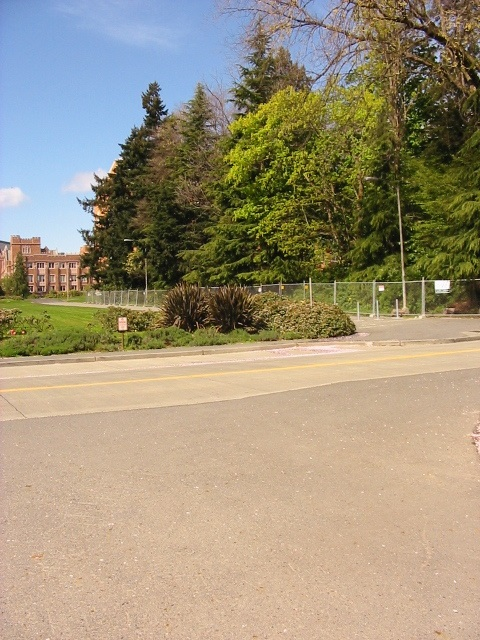
//> input picture 4_featuresMatch/data/left.jpg, 480 x 640 px
$ ./orb_self data/left.jpg data/right.jpg   (built with g++ and OpenCV 4)
//> lines starting //> are read from the running program, lines starting //| are printed output that depends on the picture
#include <opencv2/opencv.hpp>

#include <iostream>
#include <chrono>

#include <nmmintrin.h>

// ORB pattern
int ORB_pattern[256 * 4] = {
  8, -3, 9, 5/*mean (0), correlation (0)*/,
  4, 2, 7, -12/*mean (1.12461e-05), correlation (0.0437584)*/,
  -11, 9, -8, 2/*mean (3.37382e-05), correlation (0.0617409)*/,
  7, -12, 12, -13/*mean (5.62303e-05), correlation (0.0636977)*/,
  2, -13, 2, 12/*mean (0.000134953), correlation (0.085099)*/,
  1, -7, 1, 6/*mean (0.000528565), correlation (0.0857175)*/,
  -2, -10, -2, -4/*mean (0.0188821), correlation (0.0985774)*/,
  -13, -13, -11, -8/*mean (0.0363135), correlation (0.0899616)*/,
  -13, -3, -12, -9/*mean (0.121806), correlation (0.099849)*/,
  10, 4, 11, 9/*mean (0.122065), correlation (0.093285)*/,
  -13, -8, -8, -9/*mean (0.162787), correlation (0.0942748)*/,
  -11, 7, -9, 12/*mean (0.21561), correlation (0.0974438)*/,
  7, 7, 12, 6/*mean (0.160583), correlation (0.130064)*/,
  -4, -5, -3, 0/*mean (0.228171), correlation (0.132998)*/,
  -13, 2, -12, -3/*mean (0.00997526), correlation (0.145926)*/,
  -9, 0, -7, 5/*mean (0.198234), correlation (0.143636)*/,
  12, -6, 12, -1/*mean (0.0676226), correlation (0.16689)*/,
  -3, 6, -2, 12/*mean (0.166847), correlation (0.171682)*/,
  -6, -13, -4, -8/*mean (0.101215), correlation (0.179716)*/,
  11, -13, 12, -8/*mean (0.200641), correlation (0.192279)*/,
  4, 7, 5, 1/*mean (0.205106), correlation (0.186848)*/,
  5, -3, 10, -3/*mean (0.234908), correlation (0.192319)*/,
  3, -7, 6, 12/*mean (0.0709964), correlation (0.210872)*/,
  -8, -7, -6, -2/*mean (0.0939834), correlation (0.212589)*/,
  -2, 11, -1, -10/*mean (0.127778), correlation (0.20866)*/,
  -13, 12, -8, 10/*mean (0.14783), correlation (0.206356)*/,
  -7, 3, -5, -3/*mean (0.182141), correlation (0.198942)*/,
  -4, 2, -3, 7/*mean (0.188237), correlation (0.21384)*/,
  -10, -12, -6, 11/*mean (0.14865), correlation (0.23571)*/,
  5, -12, 6, -7/*mean (0.222312), correlation (0.23324)*/,
  5, -6, 7, -1/*mean (0.229082), correlation (0.23389)*/,
  1, 0, 4, -5/*mean (0.241577), correlation (0.215286)*/,
  9, 11, 11, -13/*mean (0.00338507), correlation (0.251373)*/,
  4, 7, 4, 12/*mean (0.131005), correlation (0.257622)*/,
  2, -1, 4, 4/*mean (0.152755), correlation (0.255205)*/,
  -4, -12, -2, 7/*mean (0.182771), correlation (0.244867)*/,
  -8, -5, -7, -10/*mean (0.186898), correlation (0.23901)*/,
  4, 11, 9, 12/*mean (0.226226), correlation (0.258255)*/,
  0, -8, 1, -13/*mean (0.0897886), correlation (0.274827)*/,
  -13, -2, -8, 2/*mean (0.148774), correlation (0.28065)*/,
  -3, -2, -2, 3/*mean (0.153048), correlation (0.283063)*/,
  -6, 9, -4, -9/*mean (0.169523), correlation (0.278248)*/,
  8, 12, 10, 7/*mean (0.225337), correlation (0.282851)*/,
  0, 9, 1, 3/*mean (0.226687), correlation (0.278734)*/,
  7, -5, 11, -10/*mean (0.00693882), correlation (0.305161)*/,
  -13, -6, -11, 0/*mean (0.0227283), correlation (0.300181)*/,
  10, 7, 12, 1/*mean (0.125517), correlation (0.31089)*/,
  -6, -3, -6, 12/*mean (0.131748), correlation (0.312779)*/,
  10, -9, 12, -4/*mean (0.144827), correlation (0.292797)*/,
  -13, 8, -8, -12/*mean (0.149202), correlation (0.308918)*/,
  -13, 0, -8, -4/*mean (0.160909), correlation (0.310013)*/,
  3, 3, 7, 8/*mean (0.177755), correlation (0.309394)*/,
  5, 7, 10, -7/*mean (0.212337), correlation (0.310315)*/,
  -1, 7, 1, -12/*mean (0.214429), correlation (0.311933)*/,
  3, -10, 5, 6/*mean (0.235807), correlation (0.313104)*/,
  2, -4, 3, -10/*mean (0.00494827), correlation (0.344948)*/,
  -13, 0, -13, 5/*mean (0.0549145), correlation (0.344675)*/,
  -13, -7, -12, 12/*mean (0.103385), correlation (0.342715)*/,
  -13, 3, -11, 8/*mean (0.134222), correlation (0.322922)*/,
  -7, 12, -4, 7/*mean (0.153284), correlation (0.337061)*/,
  6, -10, 12, 8/*mean (0.154881), correlation (0.329257)*/,
  -9, -1, -7, -6/*mean (0.200967), correlation (0.33312)*/,
  -2, -5, 0, 12/*mean (0.201518), correlation (0.340635)*/,
  -12, 5, -7, 5/*mean (0.207805), correlation (0.335631)*/,
  3, -10, 8, -13/*mean (0.224438), correlation (0.34504)*/,
  -7, -7, -4, 5/*mean (0.239361), correlation (0.338053)*/,
  -3, -2, -1, -7/*mean (0.240744), correlation (0.344322)*/,
  2, 9, 5, -11/*mean (0.242949), correlation (0.34145)*/,
  -11, -13, -5, -13/*mean (0.244028), correlation (0.336861)*/,
  -1, 6, 0, -1/*mean (0.247571), correlation (0.343684)*/,
  5, -3, 5, 2/*mean (0.000697256), correlation (0.357265)*/,
  -4, -13, -4, 12/*mean (0.00213675), correlation (0.373827)*/,
  -9, -6, -9, 6/*mean (0.0126856), correlation (0.373938)*/,
  -12, -10, -8, -4/*mean (0.0152497), correlation (0.364237)*/,
  10, 2, 12, -3/*mean (0.0299933), correlation (0.345292)*/,
  7, 12, 12, 12/*mean (0.0307242), correlation (0.366299)*/,
  -7, -13, -6, 5/*mean (0.0534975), correlation (0.368357)*/,
  -4, 9, -3, 4/*mean (0.099865), correlation (0.372276)*/,
  7, -1, 12, 2/*mean (0.117083), correlation (0.364529)*/,
  -7, 6, -5, 1/*mean (0.126125), correlation (0.369606)*/,
  -13, 11, -12, 5/*mean (0.130364), correlation (0.358502)*/,
  -3, 7, -2, -6/*mean (0.131691), correlation (0.375531)*/,
  7, -8, 12, -7/*mean (0.160166), correlation (0.379508)*/,
  -13, -7, -11, -12/*mean (0.167848), correlation (0.353343)*/,
  1, -3, 12, 12/*mean (0.183378), correlation (0.371916)*/,
  2, -6, 3, 0/*mean (0.228711), correlation (0.371761)*/,
  -4, 3, -2, -13/*mean (0.247211), correlation (0.364063)*/,
  -1, -13, 1, 9/*mean (0.249325), correlation (0.378139)*/,
  7, 1, 8, -6/*mean (0.000652272), correlation (0.411682)*/,
  1, -1, 3, 12/*mean (0.00248538), correlation (0.392988)*/,
  9, 1, 12, 6/*mean (0.0206815), correlation (0.386106)*/,
  -1, -9, -1, 3/*mean (0.0364485), correlation (0.410752)*/,
  -13, -13, -10, 5/*mean (0.0376068), correlation (0.398374)*/,
  7, 7, 10, 12/*mean (0.0424202), correlation (0.405663)*/,
  12, -5, 12, 9/*mean (0.0942645), correlation (0.410422)*/,
  6, 3, 7, 11/*mean (0.1074), correlation (0.413224)*/,
  5, -13, 6, 10/*mean (0.109256), correlation (0.408646)*/,
  2, -12, 2, 3/*mean (0.131691), correlation (0.416076)*/,
  3, 8, 4, -6/*mean (0.165081), correlation (0.417569)*/,
  2, 6, 12, -13/*mean (0.171874), correlation (0.408471)*/,
  9, -12, 10, 3/*mean (0.175146), correlation (0.41296)*/,
  -8, 4, -7, 9/*mean (0.183682), correlation (0.402956)*/,
  -11, 12, -4, -6/*mean (0.184672), correlation (0.416125)*/,
  1, 12, 2, -8/*mean (0.191487), correlation (0.386696)*/,
  6, -9, 7, -4/*mean (0.192668), correlation (0.394771)*/,
  2, 3, 3, -2/*mean (0.200157), correlation (0.408303)*/,
  6, 3, 11, 0/*mean (0.204588), correlation (0.411762)*/,
  3, -3, 8, -8/*mean (0.205904), correlation (0.416294)*/,
  7, 8, 9, 3/*mean (0.213237), correlation (0.409306)*/,
  -11, -5, -6, -4/*mean (0.243444), correlation (0.395069)*/,
  -10, 11, -5, 10/*mean (0.247672), correlation (0.413392)*/,
  -5, -8, -3, 12/*mean (0.24774), correlation (0.411416)*/,
  -10, 5, -9, 0/*mean (0.00213675), correlation (0.454003)*/,
  8, -1, 12, -6/*mean (0.0293635), correlation (0.455368)*/,
  4, -6, 6, -11/*mean (0.0404971), correlation (0.457393)*/,
  -10, 12, -8, 7/*mean (0.0481107), correlation (0.448364)*/,
  4, -2, 6, 7/*mean (0.050641), correlation (0.455019)*/,
  -2, 0, -2, 12/*mean (0.0525978), correlation (0.44338)*/,
  -5, -8, -5, 2/*mean (0.0629667), correlation (0.457096)*/,
  7, -6, 10, 12/*mean (0.0653846), correlation (0.445623)*/,
  -9, -13, -8, -8/*mean (0.0858749), correlation (0.449789)*/,
  -5, -13, -5, -2/*mean (0.122402), correlation (0.450201)*/,
  8, -8, 9, -13/*mean (0.125416), correlation (0.453224)*/,
  -9, -11, -9, 0/*mean (0.130128), correlation (0.458724)*/,
  1, -8, 1, -2/*mean (0.132467), correlation (0.440133)*/,
  7, -4, 9, 1/*mean (0.132692), correlation (0.454)*/,
  -2, 1, -1, -4/*mean (0.135695), correlation (0.455739)*/,
  11, -6, 12, -11/*mean (0.142904), correlation (0.446114)*/,
  -12, -9, -6, 4/*mean (0.146165), correlation (0.451473)*/,
  3, 7, 7, 12/*mean (0.147627), correlation (0.456643)*/,
  5, 5, 10, 8/*mean (0.152901), correlation (0.455036)*/,
  0, -4, 2, 8/*mean (0.167083), correlation (0.459315)*/,
  -9, 12, -5, -13/*mean (0.173234), correlation (0.454706)*/,
  0, 7, 2, 12/*mean (0.18312), correlation (0.433855)*/,
  -1, 2, 1, 7/*mean (0.185504), correlation (0.443838)*/,
  5, 11, 7, -9/*mean (0.185706), correlation (0.451123)*/,
  3, 5, 6, -8/*mean (0.188968), correlation (0.455808)*/,
  -13, -4, -8, 9/*mean (0.191667), correlation (0.459128)*/,
  -5, 9, -3, -3/*mean (0.193196), correlation (0.458364)*/,
  -4, -7, -3, -12/*mean (0.196536), correlation (0.455782)*/,
  6, 5, 8, 0/*mean (0.1972), correlation (0.450481)*/,
  -7, 6, -6, 12/*mean (0.199438), correlation (0.458156)*/,
  -13, 6, -5, -2/*mean (0.211224), correlation (0.449548)*/,
  1, -10, 3, 10/*mean (0.211718), correlation (0.440606)*/,
  4, 1, 8, -4/*mean (0.213034), correlation (0.443177)*/,
  -2, -2, 2, -13/*mean (0.234334), correlation (0.455304)*/,
  2, -12, 12, 12/*mean (0.235684), correlation (0.443436)*/,
  -2, -13, 0, -6/*mean (0.237674), correlation (0.452525)*/,
  4, 1, 9, 3/*mean (0.23962), correlation (0.444824)*/,
  -6, -10, -3, -5/*mean (0.248459), correlation (0.439621)*/,
  -3, -13, -1, 1/*mean (0.249505), correlation (0.456666)*/,
  7, 5, 12, -11/*mean (0.00119208), correlation (0.495466)*/,
  4, -2, 5, -7/*mean (0.00372245), correlation (0.484214)*/,
  -13, 9, -9, -5/*mean (0.00741116), correlation (0.499854)*/,
  7, 1, 8, 6/*mean (0.0208952), correlation (0.499773)*/,
  7, -8, 7, 6/*mean (0.0220085), correlation (0.501609)*/,
  -7, -4, -7, 1/*mean (0.0233806), correlation (0.496568)*/,
  -8, 11, -7, -8/*mean (0.0236505), correlation (0.489719)*/,
  -13, 6, -12, -8/*mean (0.0268781), correlation (0.503487)*/,
  2, 4, 3, 9/*mean (0.0323324), correlation (0.501938)*/,
  10, -5, 12, 3/*mean (0.0399235), correlation (0.494029)*/,
  -6, -5, -6, 7/*mean (0.0420153), correlation (0.486579)*/,
  8, -3, 9, -8/*mean (0.0548021), correlation (0.484237)*/,
  2, -12, 2, 8/*mean (0.0616622), correlation (0.496642)*/,
  -11, -2, -10, 3/*mean (0.0627755), correlation (0.498563)*/,
  -12, -13, -7, -9/*mean (0.0829622), correlation (0.495491)*/,
  -11, 0, -10, -5/*mean (0.0843342), correlation (0.487146)*/,
  5, -3, 11, 8/*mean (0.0929937), correlation (0.502315)*/,
  -2, -13, -1, 12/*mean (0.113327), correlation (0.48941)*/,
  -1, -8, 0, 9/*mean (0.132119), correlation (0.467268)*/,
  -13, -11, -12, -5/*mean (0.136269), correlation (0.498771)*/,
  -10, -2, -10, 11/*mean (0.142173), correlation (0.498714)*/,
  -3, 9, -2, -13/*mean (0.144141), correlation (0.491973)*/,
  2, -3, 3, 2/*mean (0.14892), correlation (0.500782)*/,
  -9, -13, -4, 0/*mean (0.150371), correlation (0.498211)*/,
  -4, 6, -3, -10/*mean (0.152159), correlation (0.495547)*/,
  -4, 12, -2, -7/*mean (0.156152), correlation (0.496925)*/,
  -6, -11, -4, 9/*mean (0.15749), correlation (0.499222)*/,
  6, -3, 6, 11/*mean (0.159211), correlation (0.503821)*/,
  -13, 11, -5, 5/*mean (0.162427), correlation (0.501907)*/,
  11, 11, 12, 6/*mean (0.16652), correlation (0.497632)*/,
  7, -5, 12, -2/*mean (0.169141), correlation (0.484474)*/,
  -1, 12, 0, 7/*mean (0.169456), correlation (0.495339)*/,
  -4, -8, -3, -2/*mean (0.171457), correlation (0.487251)*/,
  -7, 1, -6, 7/*mean (0.175), correlation (0.500024)*/,
  -13, -12, -8, -13/*mean (0.175866), correlation (0.497523)*/,
  -7, -2, -6, -8/*mean (0.178273), correlation (0.501854)*/,
  -8, 5, -6, -9/*mean (0.181107), correlation (0.494888)*/,
  -5, -1, -4, 5/*mean (0.190227), correlation (0.482557)*/,
  -13, 7, -8, 10/*mean (0.196739), correlation (0.496503)*/,
  1, 5, 5, -13/*mean (0.19973), correlation (0.499759)*/,
  1, 0, 10, -13/*mean (0.204465), correlation (0.49873)*/,
  9, 12, 10, -1/*mean (0.209334), correlation (0.49063)*/,
  5, -8, 10, -9/*mean (0.211134), correlation (0.503011)*/,
  -1, 11, 1, -13/*mean (0.212), correlation (0.499414)*/,
  -9, -3, -6, 2/*mean (0.212168), correlation (0.480739)*/,
  -1, -10, 1, 12/*mean (0.212731), correlation (0.502523)*/,
  -13, 1, -8, -10/*mean (0.21327), correlation (0.489786)*/,
  8, -11, 10, -6/*mean (0.214159), correlation (0.488246)*/,
  2, -13, 3, -6/*mean (0.216993), correlation (0.50287)*/,
  7, -13, 12, -9/*mean (0.223639), correlation (0.470502)*/,
  -10, -10, -5, -7/*mean (0.224089), correlation (0.500852)*/,
  -10, -8, -8, -13/*mean (0.228666), correlation (0.502629)*/,
  4, -6, 8, 5/*mean (0.22906), correlation (0.498305)*/,
  3, 12, 8, -13/*mean (0.233378), correlation (0.503825)*/,
  -4, 2, -3, -3/*mean (0.234323), correlation (0.476692)*/,
  5, -13, 10, -12/*mean (0.236392), correlation (0.475462)*/,
  4, -13, 5, -1/*mean (0.236842), correlation (0.504132)*/,
  -9, 9, -4, 3/*mean (0.236977), correlation (0.497739)*/,
  0, 3, 3, -9/*mean (0.24314), correlation (0.499398)*/,
  -12, 1, -6, 1/*mean (0.243297), correlation (0.489447)*/,
  3, 2, 4, -8/*mean (0.00155196), correlation (0.553496)*/,
  -10, -10, -10, 9/*mean (0.00239541), correlation (0.54297)*/,
  8, -13, 12, 12/*mean (0.0034413), correlation (0.544361)*/,
  -8, -12, -6, -5/*mean (0.003565), correlation (0.551225)*/,
  2, 2, 3, 7/*mean (0.00835583), correlation (0.55285)*/,
  10, 6, 11, -8/*mean (0.00885065), correlation (0.540913)*/,
  6, 8, 8, -12/*mean (0.0101552), correlation (0.551085)*/,
  -7, 10, -6, 5/*mean (0.0102227), correlation (0.533635)*/,
  -3, -9, -3, 9/*mean (0.0110211), correlation (0.543121)*/,
  -1, -13, -1, 5/*mean (0.0113473), correlation (0.550173)*/,
  -3, -7, -3, 4/*mean (0.0140913), correlation (0.554774)*/,
  -8, -2, -8, 3/*mean (0.017049), correlation (0.55461)*/,
  4, 2, 12, 12/*mean (0.01778), correlation (0.546921)*/,
  2, -5, 3, 11/*mean (0.0224022), correlation (0.549667)*/,
  6, -9, 11, -13/*mean (0.029161), correlation (0.546295)*/,
  3, -1, 7, 12/*mean (0.0303081), correlation (0.548599)*/,
  11, -1, 12, 4/*mean (0.0355151), correlation (0.523943)*/,
  -3, 0, -3, 6/*mean (0.0417904), correlation (0.543395)*/,
  4, -11, 4, 12/*mean (0.0487292), correlation (0.542818)*/,
  2, -4, 2, 1/*mean (0.0575124), correlation (0.554888)*/,
  -10, -6, -8, 1/*mean (0.0594242), correlation (0.544026)*/,
  -13, 7, -11, 1/*mean (0.0597391), correlation (0.550524)*/,
  -13, 12, -11, -13/*mean (0.0608974), correlation (0.55383)*/,
  6, 0, 11, -13/*mean (0.065126), correlation (0.552006)*/,
  0, -1, 1, 4/*mean (0.074224), correlation (0.546372)*/,
  -13, 3, -9, -2/*mean (0.0808592), correlation (0.554875)*/,
  -9, 8, -6, -3/*mean (0.0883378), correlation (0.551178)*/,
  -13, -6, -8, -2/*mean (0.0901035), correlation (0.548446)*/,
  5, -9, 8, 10/*mean (0.0949843), correlation (0.554694)*/,
  2, 7, 3, -9/*mean (0.0994152), correlation (0.550979)*/,
  -1, -6, -1, -1/*mean (0.10045), correlation (0.552714)*/,
  9, 5, 11, -2/*mean (0.100686), correlation (0.552594)*/,
  11, -3, 12, -8/*mean (0.101091), correlation (0.532394)*/,
  3, 0, 3, 5/*mean (0.101147), correlation (0.525576)*/,
  -1, 4, 0, 10/*mean (0.105263), correlation (0.531498)*/,
  3, -6, 4, 5/*mean (0.110785), correlation (0.540491)*/,
  -13, 0, -10, 5/*mean (0.112798), correlation (0.536582)*/,
  5, 8, 12, 11/*mean (0.114181), correlation (0.555793)*/,
  8, 9, 9, -6/*mean (0.117431), correlation (0.553763)*/,
  7, -4, 8, -12/*mean (0.118522), correlation (0.553452)*/,
  -10, 4, -10, 9/*mean (0.12094), correlation (0.554785)*/,
  7, 3, 12, 4/*mean (0.122582), correlation (0.555825)*/,
  9, -7, 10, -2/*mean (0.124978), correlation (0.549846)*/,
  7, 0, 12, -2/*mean (0.127002), correlation (0.537452)*/,
  -1, -6, 0, -11/*mean (0.127148), correlation (0.547401)*/
};

typedef std::vector<uint32_t> DescType;

void ComputeORB(const cv::Mat &img, std::vector<cv::KeyPoint> &keypoints, std::vector<DescType> &descriptors)
{
   const int half_patch_size = 8;
    const int half_boundary = 16;
    int bad_points = 0;
    for (auto &kp: keypoints)
    {
        if (kp.pt.x < half_boundary || kp.pt.y < half_boundary ||
            kp.pt.x >= img.cols - half_boundary || kp.pt.y >= img.rows - half_boundary)
        {
            // outside
            bad_points++;
            descriptors.push_back({});
            continue;
        }

        float m01 = 0, m10 = 0;
        for (int dx = -half_patch_size; dx < half_patch_size; ++dx)
        {
            for (int dy = -half_patch_size; dy < half_patch_size; ++dy)
            {
                uchar pixel = img.at<uchar>(kp.pt.y + dy, kp.pt.x + dx);
                m10 += dx * pixel;
                m01 += dy * pixel;
            }
        }

        // angle should be arc tan(m01/m10);
        float m_sqrt = sqrt(m01 * m01 + m10 * m10) + 1e-18; // avoid divide by zero
        float sin_theta = m01 / m_sqrt;
        float cos_theta = m10 / m_sqrt;

        // compute the angle of this point
        DescType desc(8, 0);
        for (int i = 0; i < 8; i++)
        {
            uint32_t d = 0;
            for (int k = 0; k < 32; k++)
            {
                int idx_pq = i * 32 + k;
                cv::Point2f p(ORB_pattern[idx_pq * 4], ORB_pattern[idx_pq * 4 + 1]);
                cv::Point2f q(ORB_pattern[idx_pq * 4 + 2], ORB_pattern[idx_pq * 4 + 3]);

                // rotate with theta
                cv::Point2f pp = cv::Point2f(cos_theta * p.x - sin_theta * p.y, sin_theta * p.x + cos_theta * p.y)
                                + kp.pt;
                cv::Point2f qq = cv::Point2f(cos_theta * q.x - sin_theta * q.y, sin_theta * q.x + cos_theta * q.y)
                                + kp.pt;
                if (img.at<uchar>(pp.y, pp.x) < img.at<uchar>(qq.y, qq.x))
                {
                    d |= 1 << k;
                }
            }
            desc[i] = d;
        }
        descriptors.push_back(desc);
    }

    std::cout << "bad/total: " << bad_points << "/" << keypoints.size() << std::endl;
}

void BfMatch(const std::vector<DescType> &desc1, const std::vector<DescType> &desc2, std::vector<cv::DMatch> &matches)
{

    const int d_max = 40;

    for (size_t i1 = 0; i1 < desc1.size(); ++i1)
    {
        if (desc1[i1].empty()) continue;

        cv::DMatch m{(int)i1, 0, 256};
        for (size_t i2 = 0; i2 < desc2.size(); ++i2)
        {
            if (desc2[i2].empty()) continue;

            int distance = 0;
            for (int k = 0; k < 8; k++)
            {
                distance += _mm_popcnt_u32(desc1[i1][k] ^ desc2[i2][k]);
            }

            if (distance < d_max && distance < m.distance)
            {
                m.distance = distance;
                m.trainIdx = i2;
            }
        }

        if (m.distance < d_max)
        {
            matches.push_back(m);
        }
    }
}


int main(int argc, char *argv[])
{
    if (argc != 3)
    {
        std::cerr << "usage: ./orb_self 1.png 2.png" << std::endl;
        exit(EXIT_FAILURE);
    }

    cv::Mat img1 = cv::imread(argv[1], 0);
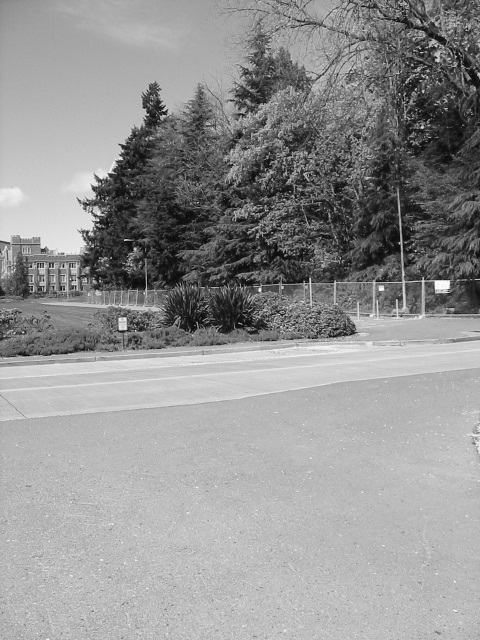
//> img1: 640 rows x 480 cols, CV_8UC1; min 0, max 255, mean 147.8
    cv::Mat img2 = cv::imread(argv[2], 0);
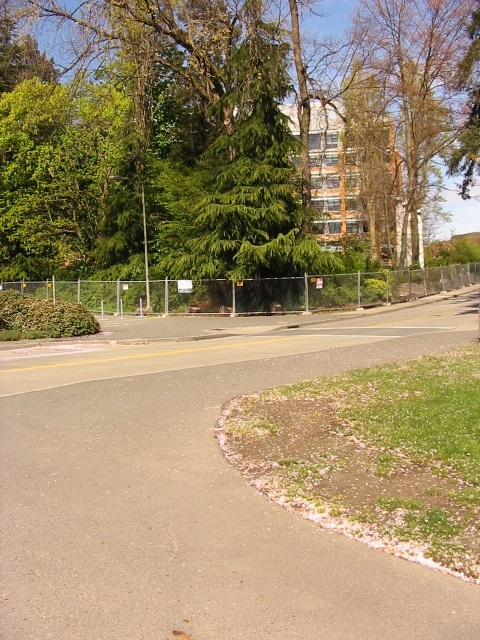
//> input picture 4_featuresMatch/data/right.jpg, 480 x 640 px
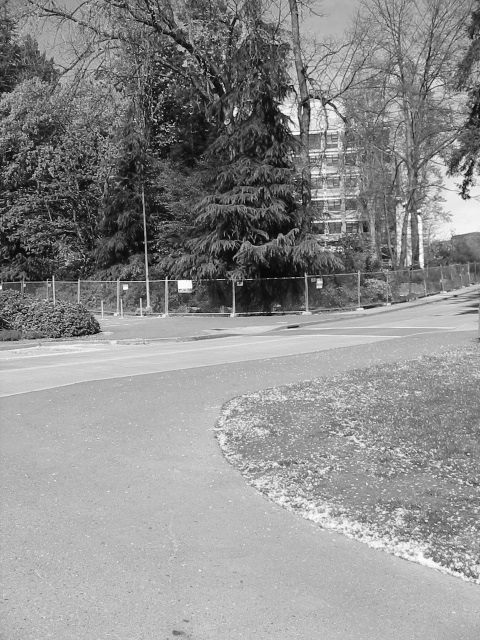
//> img2: 640 rows x 480 cols, CV_8UC1; min 0, max 255, mean 141.6
    assert(img1.data != nullptr &&  img2.data != nullptr);

    // Step1: Detect Corners
    std::chrono::steady_clock::time_point t1 = std::chrono::steady_clock::now();

    std::vector<cv::KeyPoint> points1;
    cv::FAST(img1, points1, 40);
//> points1 = 2858 keypoints; strongest (x, y, size): (399, 243, 7), (121, 158, 7), (120, 155, 7), (420, 48, 7)
    std::vector<DescType> descriptors1;
    ComputeORB(img1, points1, descriptors1);
//> the loop in ComputeORB, `for (auto &kp: keypoints)` made 2858 passes
//> kp on passes 1 to 12: keypoint at (267, 3), size 7, keypoint at (348, 3), size 7, keypoint at (355, 3), size 7, keypoint at (386, 3), size 7, keypoint at (395, 3), size 7, keypoint at (400, 3), size 7, keypoint at (405, 3), size 7, keypoint at (269, 4), size 7, keypoint at (281, 4), size 7, keypoint at (357, 4), size 7, keypoint at (376, 4), size 7, keypoint at (379, 4), size 7
//> after the loop in ComputeORB, `for (auto &kp: keypoints)`: bad_points = 204; descriptors = 2858 items
//| bad/total: 204/2858
//> descriptors1 = 2858 items

    std::vector<cv::KeyPoint> points2;
    cv::FAST(img2, points2, 40);
//> points2 = 4561 keypoints; strongest (x, y, size): (317, 287, 7), (279, 106, 7), (168, 84, 7), (234, 114, 7)
    std::vector<DescType> descriptors2;
    ComputeORB(img2, points2, descriptors2);
//> the loop in ComputeORB (call 2), `for (auto &kp: keypoints)` made 4561 passes
//> kp on passes 1 to 12: keypoint at (32, 3), size 7, keypoint at (52, 3), size 7, keypoint at (83, 3), size 7, keypoint at (119, 3), size 7, keypoint at (123, 3), size 7, keypoint at (235, 3), size 7, keypoint at (301, 3), size 7, keypoint at (404, 3), size 7, keypoint at (37, 4), size 7, keypoint at (114, 4), size 7, keypoint at (136, 4), size 7, keypoint at (153, 4), size 7
//| bad/total: 415/4561
//> descriptors2 = 4561 items

    std::chrono::steady_clock::time_point t2 = std::chrono::steady_clock::now();
    std::chrono::duration<double> time_used = std::chrono::duration_cast<std::chrono::duration<double>>(t2 - t1);
    std::cout << "extract ORB cost = " << time_used.count() << " seconds." << std::endl;

    std::vector<cv::DMatch> matches;
    t1 = std::chrono::steady_clock::now();
    BfMatch(descriptors1, descriptors2, matches);
//> after the loop in BfMatch, `for (size_t i1 = 0; i1 < desc1.size(); ++i1)`: matches = 17 matches
//> matches = 17 matches
    t2 = std::chrono::steady_clock::now();
    time_used = std::chrono::duration_cast<std::chrono::duration<double>>(t2-t1);
    std::cout << "match ORB cost = " << time_used.count() << " seconds." << std::endl;
    std::cout << "matches: " << matches.size() << std::endl;
//| matches: 17

    cv::Mat img_show;
    cv::drawMatches(img1, points1, img2, points2, matches, img_show);
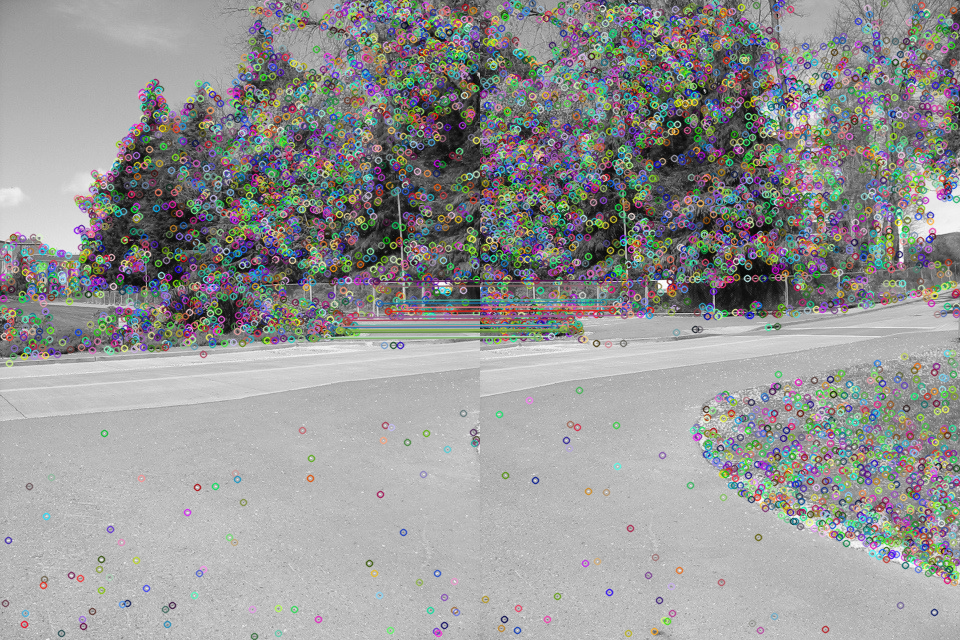
//> img_show: 640 rows x 960 cols, CV_8UC3; mean B, G, R 148.5, 149, 148.7
    cv::imwrite("img_show.png", img_show);
    cv::imshow("img_show", img_show);

    cv::waitKey(0);


    return 0;
}
